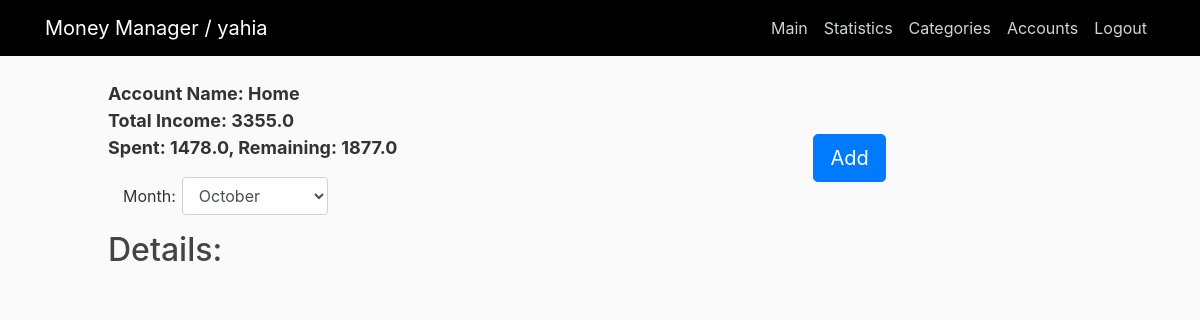
Before: / (signed in) with the older database file.
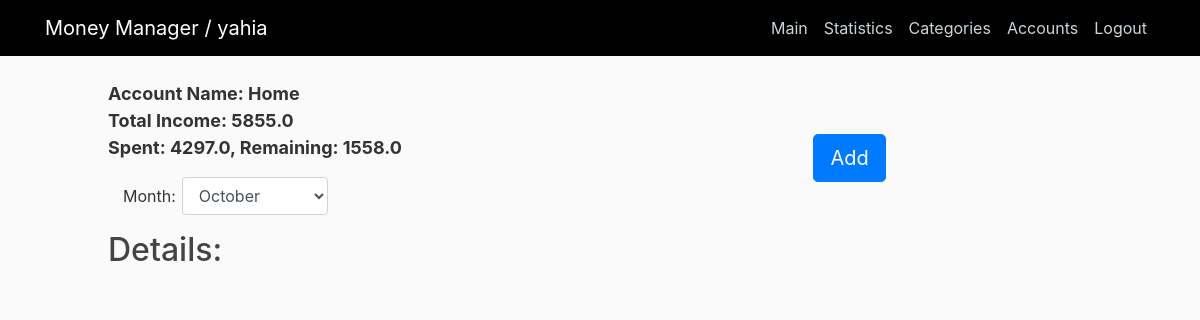
After: the same page with the newer database file.
### home/models.py (models this page shows, shortened)
class Account(models.Model):
    user = models.ForeignKey(User, related_name="accounts", on_delete=models.CASCADE)
    name = models.CharField(max_length=50, default="Personal Account")
    total_income = models.FloatField(default=0)
    total_spendings = models.FloatField(default=0)
    active = models.BooleanField(default=True)

### home/views.py (the view)
# urls.py: 2. Add a URL to urlpatterns:  path('', views.home, name='home')
def home(request):
    if not request.user.is_authenticated:
        messages.warning(request, "Please login to continue")
        return redirect("login")
    if request.GET.get('m'):
        Month = int(request.GET.get('m'))
    else:
        Month = datetime.now().month
    account = Account.objects.filter(user=request.user, active=True).first()
    items = Item.objects.filter(account=account, date__month=Month).all()
    context = {
        'title': account.user.username,
        'items': data_reshaping(items),
        'account': account
    }
    return render(request, "home/home.html", context)

### home/templatetags/tags.py (called while the page is built)
@register.filter
def subtract(value, arg):
    return value - arg

### home/utils.py (called while the page is built, shortened)
def data_reshaping(items):
    dates = []
    data = []
    for item in items:
        if item.date.date() not in dates:
            dates.append(item.date.date())
    return sorted(data, key=lambda i: i['date'], reverse=True)

### home/templates/home/home.html (shortened to what this page needs)
{% extends "home/base.html" %}
{% load tags %}
{% block content %}
    <div class = "data">
      Account Name: {{account.name}} <br>
      Total Income: {{ account.total_income }} <br>
      Spent: {{ account.total_spendings }},
      Remaining: {{ account.total_income|subtract:account.total_spendings }}
      <a class="btn btn-primary btn-lg float-right" href="{% url 'add-item' %}" >Add</a>
    </div>
    <div class="form-group row mt-3">
        <label for="month" class="col-sm-1 col-form-label">Month: </label>
        <div class="col-sm-3">
          <select class="form-control" name="month" id="month" >
            <option value="October">October</option>
          </select>
        </div>
    </div>
    <h2 class="my-3">Details: </h2>
{% endblock content %}

Changed rows visible on the page:
changed Account "Home": total_income "3355.0" → "5855.0"; total_spendings "1478.0" → "4297.0"; total_income|subtract "1877.0" → "1558.0"
